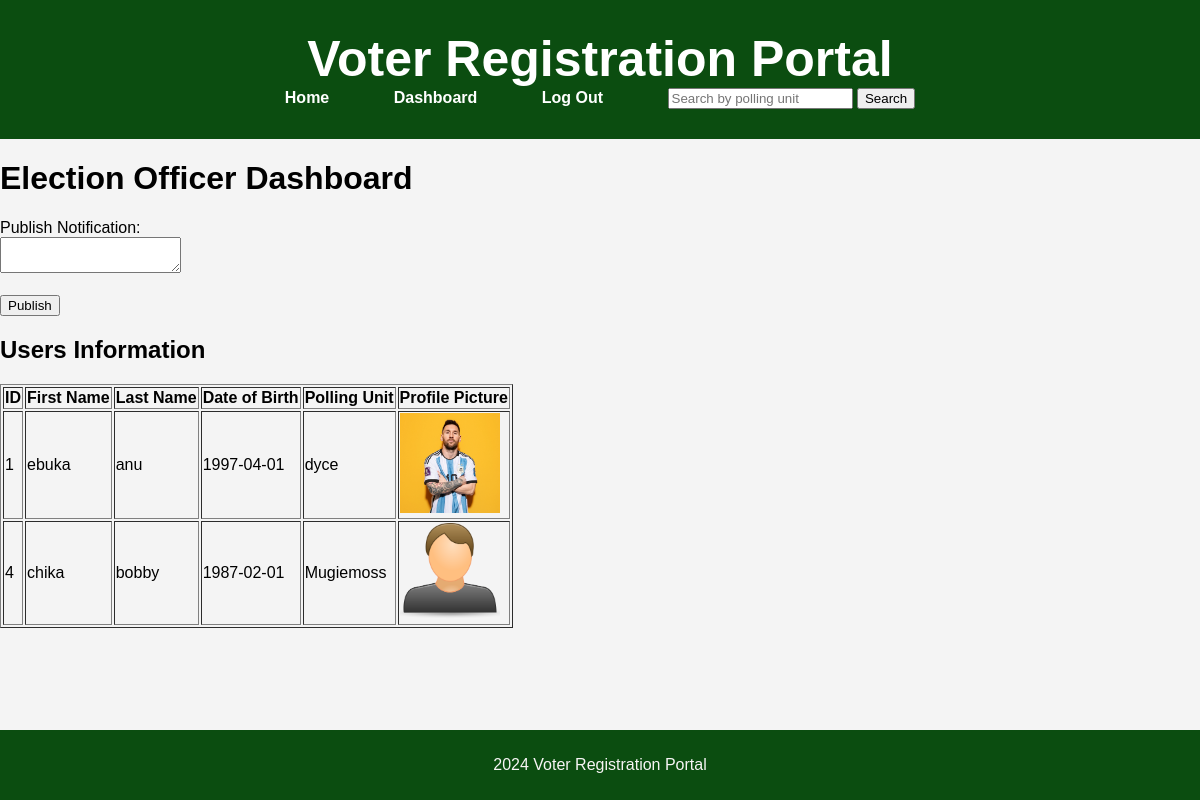
/officer_dashboard.php (signed in), run on the app's committed database.
### tables this page shows
CREATE TABLE `voters` (
  `id` int(11) NOT NULL,
  `users_id` int(11) NOT NULL,
  `first_name` varchar(255) NOT NULL,
  `last_name` varchar(255) NOT NULL,
  `date_of_birth` date NOT NULL,
  `polling_unit` varchar(255) NOT NULL,
  `profile_picture` varchar(255) NOT NULL
);

### officer_dashboard.php (the view, shortened to what this page needs)
<?php
include('connection.php');
$search_term = isset($_GET['search']) ? $_GET['search'] : '';
$like_term = '%' . $search_term . '%';
$sql = "SELECT * FROM voters WHERE polling_unit LIKE '$like_term'";
$result = $conn->query($sql);
?>
<!DOCTYPE html>
<html lang="en">
<head>
    <link rel="stylesheet" href="style.css">
</head>
<body>
<header>
    <h1>Voter Registration Portal</h1>
    <nav>
        <ul>
            <li><a href="home.php">Home</a></li>
            <li><a href="officer_dashboard.php">Dashboard</a></li>
            <li><a href="logout.php">Log Out</a></li>
            <li>
                <form action="" method="get" style="display:inline;">
                    <input type="text" name="search" placeholder="Search by polling unit" value="<?php echo isset($_GET['search']) ? htmlspecialchars($_GET['search']) : ''; ?>">
                    <button type="submit">Search</button>
                </form>
            </li>
        </ul>
    </nav>
</header>
<h1>Election Officer Dashboard</h1>
<form action="publish_notification.php" method="post">
    <label for="message">Publish Notification:</label><br>
    <textarea id="message" name="message" required></textarea><br><br>
    <input type="submit" value="Publish">
</form>
<h2>Users Information</h2>
<?php
if ($result->num_rows > 0) {
    echo "<table border='1'><tr><th>ID</th><th>First Name</th><th>Last Name</th><th>Date of Birth</th><th>Polling Unit</th><th>Profile Picture</th></tr>";
    while ($row = $result->fetch_assoc()) {
        echo "<tr><td>" . htmlspecialchars($row["id"]) . "</td><td>" . htmlspecialchars($row["first_name"]) . "</td><td>" . htmlspecialchars($row["last_name"]) . "</td><td>" . htmlspecialchars($row["date_of_birth"]) . "</td><td>" . htmlspecialchars($row["polling_unit"]) . "</td><td><img src='" . htmlspecialchars($row["profile_picture"]) . "' alt='Profile Picture' width='100'></td></tr>";
    }
    echo "</table>";
} else {
    echo "No records found.";
}
?>
<footer>
    <p>2024 Voter Registration Portal</p>
</footer>
</body>
</html>

### style.css (style rules this page uses)
body { font-family: Arial, sans-serif; margin: 0; padding: 0; background-color: #f4f4f4; }
header { background-color: #0b4d10; color: white; padding: 30px 0; text-align: center; }
header h1 { margin: 0; font-size: 50px; }
nav ul { padding: 0; margin: 0; }
nav ul li { display:inline; margin: 30px; }
nav ul li a { color: white; text-decoration:none; font-weight:bolder; }
footer { background-color:#0b4d10; color: rgb(247, 245, 245); text-align: center; padding: 10px 0; position:absolute; width: 100%; bottom: 0; }

### data on the page
voters: id "1", first_name "ebuka", last_name "anu", date_of_birth "1997-04-01", polling_unit "dyce", profile_picture (picture)
voters: id "4", first_name "chika", last_name "bobby", date_of_birth "1987-02-01", polling_unit "Mugiemoss", profile_picture (picture)
